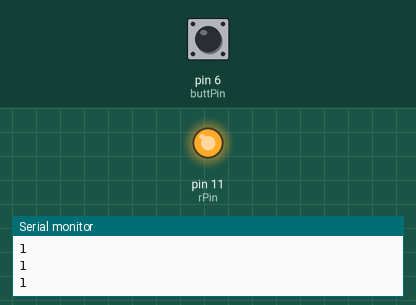
Bench run of a sketch on a simulated Arduino Uno, built with avr-gcc and run on an emulated ATmega328P. Parts: output pins drawn as LEDs (lit = HIGH), the last lines printed to the serial monitor. Dashed ring = blinking. The inputs (shaded band) are chosen by the test bench; at power-on: pin 6 (buttPin) HIGH.

Above: at 1.2 s.
1.3 s: pin 6 (buttPin) pulled LOW for 1 s
At 1.55 s:
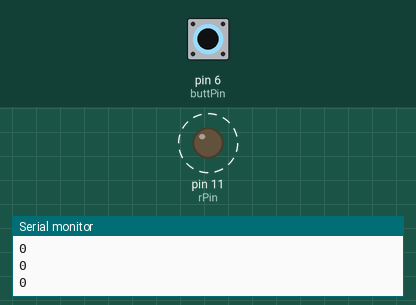
4.3 s: pin 6 (buttPin) pulled LOW for 3.2 s
At 8.7 s:
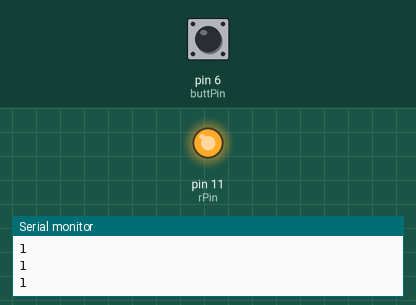
Timing chart, 0 to 10.2 s (numbered marks = the images above; inputs shaded):
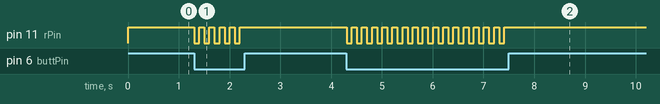

The sketch:

button.ino.ino
```cpp
int rPin = 11;
int buttPin = 6;
int buttVal;
int rVal = 1;
int wait = 100;

void setup() {
  // put your setup code here, to run once:
  pinMode(rPin,OUTPUT);
  pinMode(buttPin,INPUT);
  Serial.begin(9600);
}

void loop() {
  // put your main code here, to run repeatedly:
  buttVal = digitalRead(buttPin);
  Serial.println(buttVal);

  if(buttVal==0){
    rVal=rVal*-1;
  }

  if(rVal==1){
    digitalWrite(rPin,HIGH);
  }
  if(rVal==-1){
    digitalWrite(rPin,LOW);
  }

delay(wait);

//  if(buttVal==1){
//    digitalWrite(rPin,HIGH);
//  }
//  if(buttVal==0){
//    digitalWrite(rPin,LOW);
//  }
//  delay(wait);
}
```

Measured:
- after the input at 1.3 s, pin 11 (rPin): alternates HIGH for 0.10 s and LOW for 0.10 s, 10 changes in all, then stays HIGH, starting at once
- after the input at 4.3 s, pin 11 (rPin): alternates HIGH for 0.10 s and LOW for 0.10 s, 32 changes in all, then stays HIGH, starting at once
